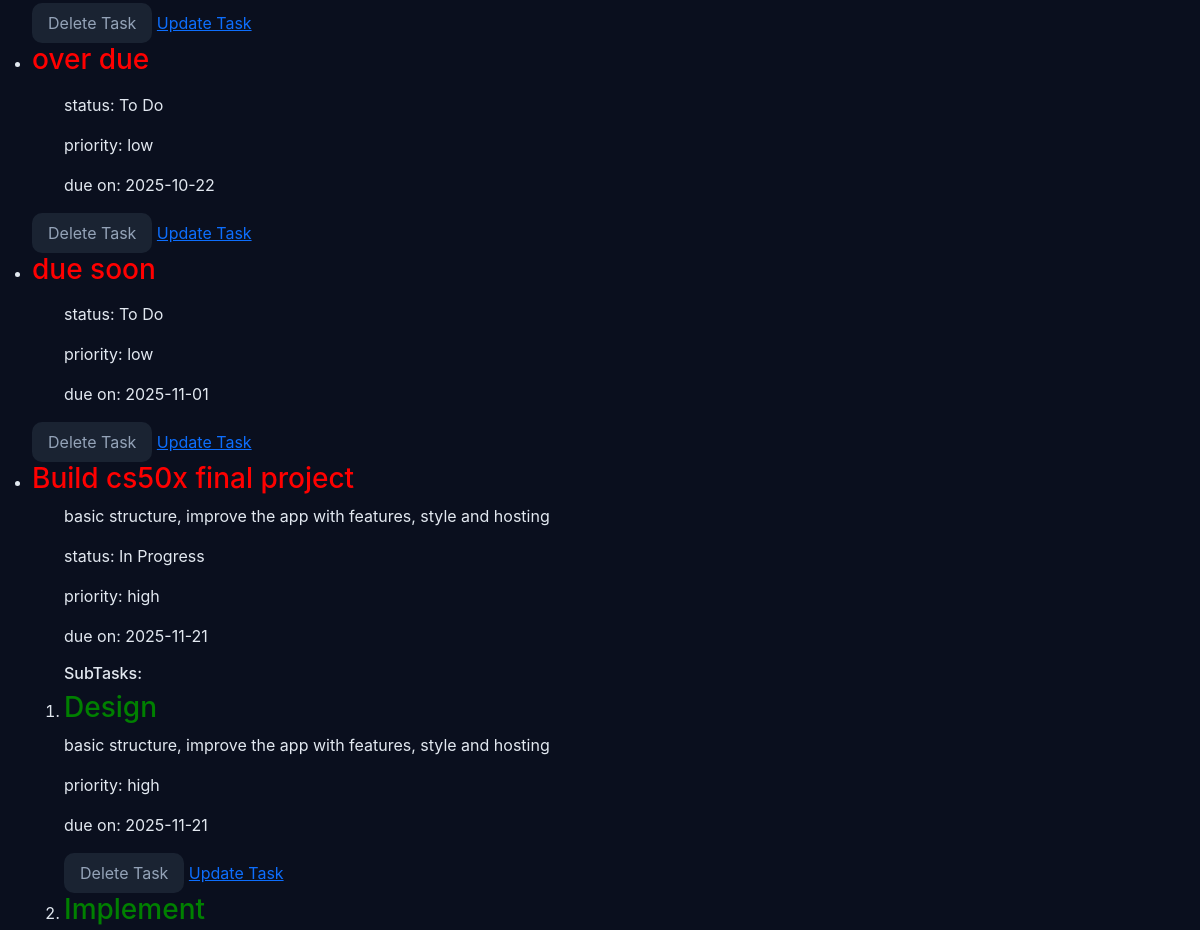
/tasks (signed in, middle part), run on an earlier commit of the app's database.
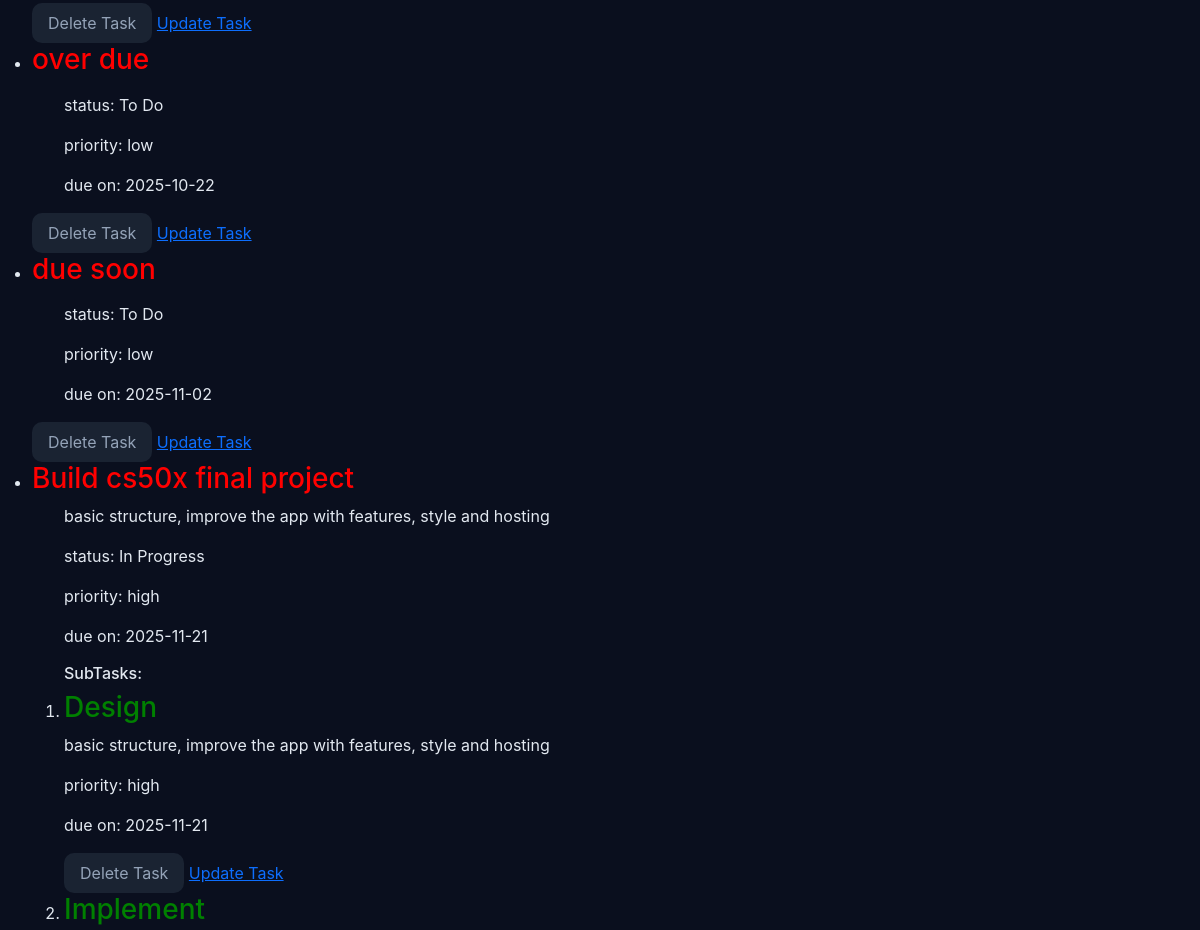
And on a later commit of the database.
### tables this page shows
CREATE TABLE tasks(
                id INTEGER PRIMARY KEY AUTOINCREMENT NOT NULL,
                title TEXT NOT NULL,
                user_id INTEGER NOT NULL,
                description TEXT,
                status TEXT NOT NULL DEFAULT 'To Do',
                created_at TIMESTAMP DEFAULT CURRENT_TIMESTAMP, 
                priority TEXT NOT NULL, 
                due_date DATE, parent_id INTEGER DEFAULT NULL,  
                FOREIGN KEY (user_id) REFERENCES users(id) ON DELETE CASCADE
                );

### app.py (the view)
@app.route("/tasks")
@login_required
def tasks():
    tasks =  get_tasks_by_user(session["user_id"])
    subtasks = get_subtasks(session["user_id"])
    return render_template("tasks.html", tasks=tasks,  subtasks=subtasks)

### db.py (called while the page is built)
def get_db():
    if "db" not in g:
        g.db = sqlite3.connect(
            DATABASE,
            detect_types=sqlite3.PARSE_DECLTYPES,
            check_same_thread=False
        )
        g.db.row_factory = sqlite3.Row
    return g.db

def get_tasks_by_user(user_id):
    db = get_db()
    return db.execute(
        f"""SELECT * FROM tasks WHERE user_id = ? {oredr_state}
        """,(user_id,)).fetchall()

def get_subtasks(user_id):
    db = get_db()
    return db.execute(
        "SELECT * FROM tasks WHERE user_id = ? AND parent_id IS NOT NULL ORDER BY parent_id",
        (user_id,)).fetchall()

### helpers.py (called while the page is built)
def login_required(f):
    @wraps(f)
    def decorated_function(*args, **kwargs):
        if session.get("user_id") is None:
            return redirect(url_for('login', next=request.url))
        return f(*args, **kwargs)
    return decorated_function

### templates/tasks.html (shortened to what this page needs)
{% extends "layout.html" %}
{% block body %}
    <main>
        <section id="tasks">
            <ul>
                {% for task in tasks %}
                    {% if task.parent_id is none %}
                        <li>
                            <h3 style="color: red;">{{ task.title }}</h3>
                            <ul>
                                <p>{{ task.description }}</p>
                                <p>status: {{ task.status }}</p>
                                <p>priority: {{ task.priority }}</p>
                                {% if task.due_date is not none %}
                                    <p>due on: {{ task.due_date }}</p>
                                {% endif %}
                            </ul>
                                {% set ns = namespace(printed=false) %}
                                <ol>
                                {% for sub in subtasks %}
                                    {% if sub.parent_id == task.id %}
                                        {% if not ns.printed %}
                                            <h6>SubTasks:</h6>
                                            {% set ns.printed = true %}
                                        {% endif %}
                                    <li>
                                        <h3 style="color: green;">{{ sub.title }}</h3>
                                        <p>{{ task.description }}</p>
                                        <p>priority: {{ task.priority }}</p>
                                        {% if task.due_date is not none %}
                                            <p>due on: {{ task.due_date }}</p>
                                        {% endif %}
                                        <button onclick="deleteTask('{{ task.id }}')" id="delete-task">Delete Task</button>
                                        <a href="{{ url_for('editTask', id=sub.id) }}" id="update-task">Update Task</a>
                                    </li>
                                    {% endif %}
                            {% endfor %}
                            </ol>
                            <button onclick="deleteTask('{{ task.id }}')" id="delete-task">Delete Task</button>
                            <a href="{{ url_for('editTask', id=task.id) }}" id="update-task">Update Task</a>
                        </li>
                    {% endif %}
                {% endfor %}
            </ul>
        </section>
    </main>
{% endblock %}

### templates/layout.html (shortened to what this page needs)
<!DOCTYPE html>
<html lang="en">
    <head>
        <link href="https://getbootstrap.com/docs/5.3/assets/css/docs.css" rel="stylesheet">
        <link href="https://cdn.jsdelivr.net/npm/bootstrap@5.3.8/dist/css/bootstrap.min.css" rel="stylesheet">
        <link rel="stylesheet" href="{{ url_for('static', filename='css/theme.css') }}">
        <link rel="stylesheet" href="{{ url_for('static', filename='css/style.css') }}">
    </head>
    <body>
        {% block body %}{% endblock %}
    </body>
</html>

### static/css/theme.css (style rules this page uses)
:root { --primaray-color: #00b4d8; --secondary-color: #0f172a; --accent-color: #0ea5e9; --success-color: #22c55e; --warning-color: #facc15; --danger-color: #ef4444; --general-color: #64748b; --back-main: #0a0f1e; --back-card: #273242; --back-nav: #0a1126; --back-button: #1A2332; --back-control: #132743; --backCol-todo: linear-gradient(135deg, #083b4f, #0f5670); --backCol-progress: linear-gradient(135deg, #6f5610, #9a6a12); --backCol-done: linear-gradient(135deg, #0d4b33, #177044); --border-todo: #3b82f6; --border-progress: #f59e0b; --border-done: #10b981; --text-main: #e2e8f0; --text-light: #ffffff; --text-gray: #94a3b8; --border-color: #1e293b; --search-border: rgba(255,255,255,0.09); --shadow-strong: 0 8px 25px rgba(0, 255, 255, 0.12); --shadow-soft: 0 4px 10px rgba(0, 255, 255, 0.06); --radius-large: 14px; --radius-medium: 10px; --radius-small: 6px; --trans-fast: 0.2s ease-in-out; --trans-med: 0.4s ease-in-out; --primary-gradient: linear-gradient(145deg, #00b4d8, #0ea5e9); --nav-gradient: linear-gradient(145deg, #0a1126, #0f1b35); --card-gradient: linear-gradient(145deg, #0f172a, #1e293b); --back-update: #1E2F45; --update-border-hover: #2C3F58; --back-delete: #2A1E22; --delete-border-hover: #3A262B; --back-generate: #241E2C; --generate-border-hover: #31263C; --text-under-btn: #D6E0EA; --border-under-btn: #233040; --back-next-task: #0E3440; --next-task-border-hover: #104350; --back-summarize: #3D3112; --summarize-border-hover: #4A3C17; --back-refresh: #123826; --refresh-border-hover: #17482F; }
* { margin: 0; padding: 0; box-sizing: border-box; }
body { font-family: "Inter", "Segoe UI", Roboto, sans-serif; background-color: var(--back-main); color: var(--text-main); margin: 0; transition: background-color var(--trans-med); }
button { background-color: var(--back-button); color: var(--text-gray); border: 1px soft var(--border-color); border-radius: var(--radius-medium); padding: 0.5rem 1rem; cursor: pointer; transition: background-color var(--trans-fast), transform var(--trans-fast); }

What changed in the data, as far as the page shows it:
changed tasks "due soon": due_date "2025-11-01" → "2025-11-02"
